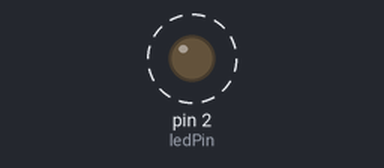
A sketch run on a simulated Arduino Uno, built with avr-gcc and run on an emulated ATmega328P. Parts: output pins drawn as LEDs (lit = HIGH). Dashed ring = blinking. What the sketch prints to the serial monitor is not drawn.

Above: at 0.2 s.
Timing chart, 0 to 3.0 s (numbered marks = the images above):
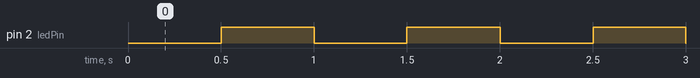

The sketch:

sketch_may9a.ino
```cpp
const int ledPin = 2;

unsigned long previousMillis = 0;
const long interval = 500; // 500ms 切换一次状态，周期1秒（1Hz）
bool ledState = LOW;

void setup() {
  pinMode(ledPin, OUTPUT);
  Serial.begin(115200); // 开启串口，波特率设为115200
  digitalWrite(ledPin, ledState);
  Serial.println("系统启动，LED开始闪烁");
  Serial.print("LED引脚号：");
  Serial.println(ledPin);
}

void loop() {
  unsigned long currentMillis = millis();

  if (currentMillis - previousMillis >= interval) {
    previousMillis = currentMillis;
    ledState = !ledState;
    digitalWrite(ledPin, ledState);

    // 串口打印状态
    Serial.print("时间：");
    Serial.print(currentMillis / 1000.0, 1); // 保留1位小数，单位秒
    Serial.print("s | LED状态：");
    Serial.println(ledState ? "亮" : "灭");
  }
}
```

Measured:
- by itself, pin 2 (ledPin): alternates HIGH for 0.50 s and LOW for 0.50 s
